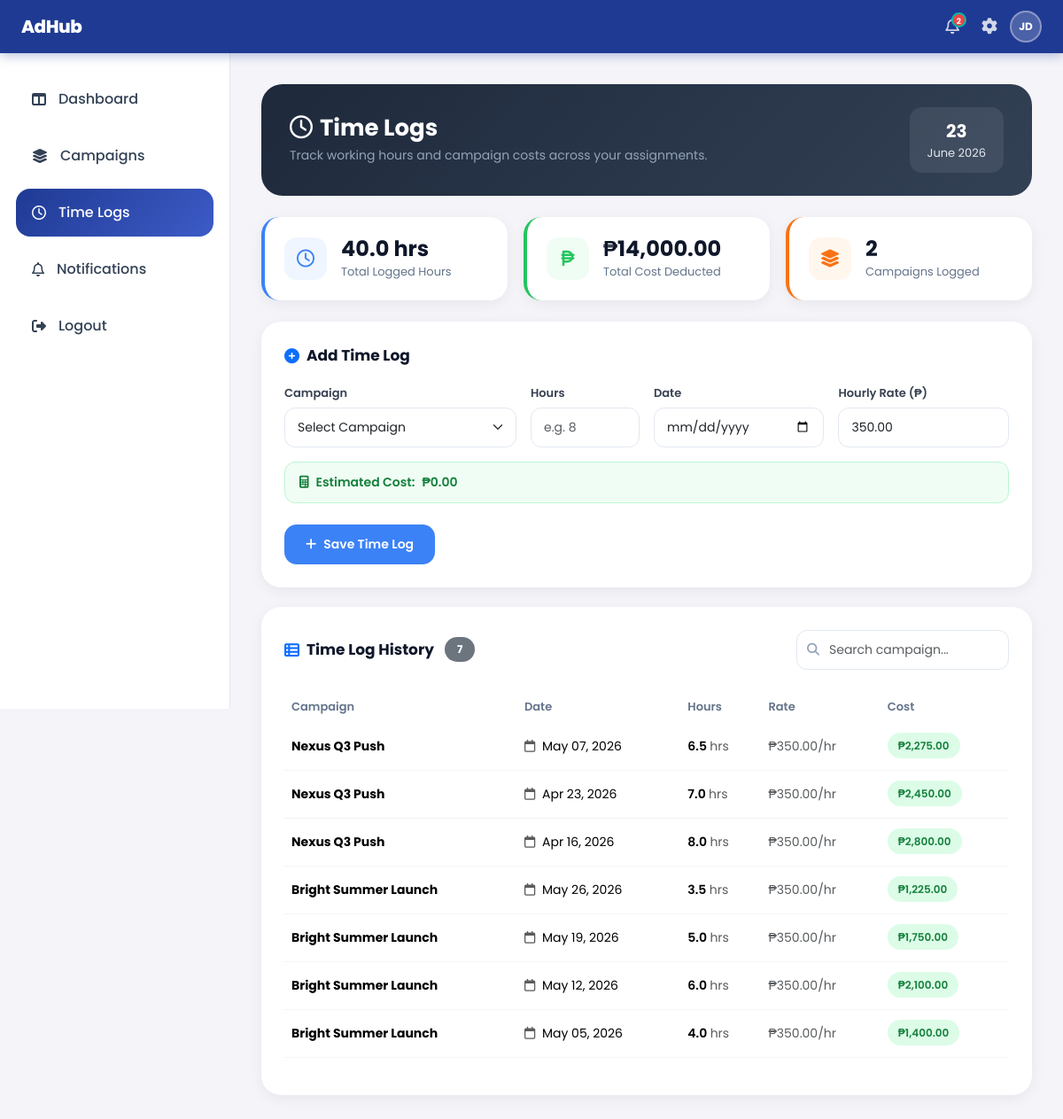
Screenshot of /admin/timelogs/time_logs.php (signed in) with the database file from the repository.
### tables this page shows
CREATE TABLE users (
    user_id     INT           AUTO_INCREMENT PRIMARY KEY,
    name        VARCHAR(100),
    email       VARCHAR(100)  UNIQUE,
    password    VARCHAR(255),
    role        ENUM('staff','client'),
    is_admin    BOOLEAN       DEFAULT FALSE,
    hourly_rate DECIMAL(10,2),
    profile_img VARCHAR(255)
);

CREATE TABLE time_logs (
    log_id      INT            AUTO_INCREMENT PRIMARY KEY,
    campaign_id INT,
    staff_id    INT,
    log_date    DATE,
    hours       DECIMAL(5,2),
    hourly_rate DECIMAL(10,2),
    cost        DECIMAL(10,2),
    FOREIGN KEY (campaign_id) REFERENCES campaigns(campaign_id) ON DELETE CASCADE,
    FOREIGN KEY (staff_id)    REFERENCES users(user_id)         ON DELETE CASCADE
);

CREATE TABLE campaigns (
    campaign_id       INT          AUTO_INCREMENT PRIMARY KEY,
    campaign_name     VARCHAR(100),
    description       TEXT,
    budget            DECIMAL(10,2),
    client_id         INT,
    assigned_staff_id INT,
    start_date        DATE,
    deadline          DATE,
    status            VARCHAR(50),
    FOREIGN KEY (client_id)         REFERENCES users(user_id) ON DELETE CASCADE,
    FOREIGN KEY (assigned_staff_id) REFERENCES users(user_id) ON DELETE SET NULL
);

### admin/timelogs/time_logs.php (the view, shortened to what this page needs)
<?php
include('../../includes/topbar.php');
$user_id = $_SESSION['user_id'];
$search = $_GET['search'] ?? '';
$logsQuery = mysqli_query($conn,"
    SELECT t.*, c.campaign_name
    FROM time_logs t
    LEFT JOIN campaigns c ON t.campaign_id = c.campaign_id
    WHERE t.staff_id = '$user_id'
    AND c.campaign_name LIKE '%$search%'
    ORDER BY t.log_id DESC
");
$stats = mysqli_fetch_assoc(mysqli_query($conn,"
    SELECT SUM(hours) as total_hours,
           SUM(cost)  as total_cost,
           COUNT(DISTINCT campaign_id) as total_campaigns
    FROM time_logs WHERE staff_id = '$user_id'
"));
$total_hours     = $stats['total_hours']     ?? 0;
$total_cost      = $stats['total_cost']      ?? 0;
$total_campaigns = $stats['total_campaigns'] ?? 0;
$default_rate = mysqli_fetch_assoc(mysqli_query($conn,"
    SELECT hourly_rate FROM users WHERE user_id = '$user_id'
"))['hourly_rate'] ?? 500;
?>
<!DOCTYPE html>
<html lang="en">
<head>
<link href="https://cdn.jsdelivr.net/npm/bootstrap@5.3.3/dist/css/bootstrap.min.css" rel="stylesheet">
<link rel="stylesheet" href="https://cdnjs.cloudflare.com/ajax/libs/font-awesome/6.5.1/css/all.min.css"/>
<link rel="stylesheet" href="/AdHub_V2/assets/css/style.css">
<link rel="stylesheet" href="/AdHub_V2/assets/css/dashboard.css">
</head>
<body>
<div class="sidebar">
    <div class="sidebar-menu">
        <a href="../dashboard/dashboard.php">
            <i class="fa-solid fa-table-columns"></i>
            Dashboard
        </a>
        <a href="../kanban/main_board.php">
            <i class="fa-solid fa-layer-group"></i>
            Campaigns
        </a>
        <a href="time_logs.php" class="active">
            <i class="fa-regular fa-clock"></i>
            Time Logs
        </a>
        <a href="../notifications/notifications.php">
            <i class="fa-regular fa-bell"></i>
            Notifications
        </a>
        <a href="../../auth/logout.php">
            <i class="fa-solid fa-right-from-bracket"></i>
            Logout
        </a>
    </div>
</div>
<div class="main-content">
    <div class="page-banner">
        <div>
            <h1><i class="fa-regular fa-clock me-2"></i>Time Logs</h1>
            <p>Track working hours and campaign costs across your assignments.</p>
        </div>
        <div style="
            background:rgba(255,255,255,0.08);
            border-radius:14px;
            padding:12px 20px;
            text-align:center;
            color:#e2e8f0;
            font-size:13px;
        ">
            <strong style="font-size:20px; color:white; display:block;">
                <?= date('d'); ?>
            </strong>
            <?= date('F Y'); ?>
        </div>
    </div>
    <div class="stats-grid">
        <div class="stat-card blue">
            <div class="stat-icon blue">
                <i class="fa-regular fa-clock"></i>
            </div>
            <div>
                <h2><?= number_format($total_hours, 1); ?> hrs</h2>
                <p>Total Logged Hours</p>
            </div>
        </div>
        <div class="stat-card green">
            <div class="stat-icon green">
                <i class="fa-solid fa-peso-sign"></i>
            </div>
            <div>
                <h2>₱<?= number_format($total_cost, 2); ?></h2>
                <p>Total Cost Deducted</p>
            </div>
        </div>
        <div class="stat-card orange">
            <div class="stat-icon orange">
                <i class="fa-solid fa-layer-group"></i>
            </div>
            <div>
                <h2><?= $total_campaigns; ?></h2>
                <p>Campaigns Logged</p>
            </div>
        </div>
    </div>
    <div class="dashboard-card">
        <div class="card-title">
            <i class="fa-solid fa-plus-circle text-primary"></i>
            Add Time Log
        </div>
        <form method="POST" id="logForm">
            <div class="row g-3">
                <div class="col-md-4">
                    <label class="form-label">Campaign</label>
                    <select name="campaign_id" class="form-select" required>
                        <option value="">Select Campaign</option>
                    </select>
                </div>
                <div class="col-md-2">
                    <label class="form-label">Hours</label>
                    <input type="number" step="0.5" min="0.5" max="24"
                           name="hours" id="hoursInput"
                           class="form-control" placeholder="e.g. 8"
                           oninput="updateCost()" required>
                </div>
                <div class="col-md-3">
                    <label class="form-label">Date</label>
                    <input type="date" name="log_date"
                           min="<?= date('Y-m-d'); ?>"
                           class="form-control" required>
                </div>
                <div class="col-md-3">
                    <label class="form-label">Hourly Rate (₱)</label>
                    <input type="number" step="0.01" min="1"
                           name="hourly_rate" id="rateInput"
                           class="form-control"
                           value="<?= $default_rate; ?>"
                           oninput="updateCost()" required>
                </div>
            </div>
            <div class="cost-preview mt-3 mb-4" id="costPreview">
                <i class="fa-solid fa-calculator"></i>
                Estimated Cost: <span id="costAmount">₱0.00</span>
            </div>
            <button type="submit" name="save_log" class="submit-btn">
                <i class="fa-solid fa-plus"></i>
                Save Time Log
            </button>
        </form>
    </div>
    <div class="dashboard-card">
        <div class="d-flex justify-content-between align-items-center mb-4 flex-wrap gap-3">
            <div class="card-title mb-0">
                <i class="fa-solid fa-table-list text-primary"></i>
                Time Log History
                <span class="badge bg-secondary ms-1" style="font-size:12px;">
                    <?= mysqli_num_rows($logsQuery); ?>
                </span>
            </div>
            <form method="GET">
                <div class="search-wrap">
                    <i class="fa-solid fa-magnifying-glass"></i>
                    <input type="text" name="search"
                           value="<?= htmlspecialchars($search); ?>"
                           class="form-control"
                           style="width:240px;"
                           placeholder="Search campaign...">
                </div>
            </form>
        </div>
        <div class="table-responsive">
            <?php if(mysqli_num_rows($logsQuery) > 0){ ?>
            <table class="table custom-table">
                <thead>
                    <tr>
                        <th>Campaign</th>
                        <th>Date</th>
                        <th>Hours</th>
                        <th>Rate</th>
                        <th>Cost</th>
                    </tr>
                </thead>
                <tbody>
                <?php while($log = mysqli_fetch_assoc($logsQuery)) { ?>
                    <tr>
                        <td>
                            <strong><?= htmlspecialchars($log['campaign_name']); ?></strong>
                        </td>
                        <td>
                            <i class="fa-regular fa-calendar me-1 text-muted"></i>
                            <?= date('M d, Y', strtotime($log['log_date'])); ?>
                        </td>
                        <td>
                            <span style="font-weight:600;">
                                <?= number_format($log['hours'], 1); ?>
                            </span>
                            <span class="text-muted">hrs</span>
                        </td>
                        <td class="text-muted">
                            ₱<?= number_format($log['hourly_rate'], 2); ?>/hr
                        </td>
                        <td>
                            <span class="cost-badge">
                                ₱<?= number_format($log['cost'], 2); ?>
                            </span>
                        </td>
                    </tr>
                <?php } ?>
                </tbody>
            </table>
            <?php } ?>
        </div>
    </div>
</div>
</body>
</html>

### assets/css/style.css (style rules this page uses)
* { margin: 0; padding: 0; }
:root { --primary:#1F3A93; --accent:#00B8A9; --bg:#F4F4F9; --text:#2E2E2E; }
body { font-family:'Poppins', sans-serif; background:var(--bg); color:var(--text); }

### assets/css/dashboard.css (style rules this page uses)
:root { --primary:#1F3A93; --primary-light:#3d5bc7; --accent:#00B8A9; --accent-dark:#009688; --bg:#F4F4F9; --text:#2E2E2E; --muted:#64748b; --card:#ffffff; --border:#e2e8f0; --topbar-h: 60px; }
* { margin:0; padding:0; box-sizing:border-box; }
body { font-family:'Poppins', sans-serif; background:var(--bg); color:var(--text); }
.sidebar { position:fixed; top: var(--topbar-h); left:0; width:260px; height: calc(100vh - var(--topbar-h)); background:white; border-right:1px solid var(--border); padding:25px 18px; overflow-y:auto; }
.sidebar-menu { display:flex; flex-direction:column; gap:10px; }
.sidebar-menu a { display:flex; align-items:center; gap:14px; padding:15px 18px; border-radius:16px; text-decoration:none; color:#334155; font-weight:500; transition:0.3s; }
.sidebar-menu a.active { background:linear-gradient( 135deg, var(--primary), var(--primary-light) ); color:white; }
.main-content { margin-left: 260px; padding: 35px 35px 35px; min-height: 100vh; }
.stats-grid { display:grid; grid-template-columns: repeat(auto-fit, minmax(240px,1fr)); gap:22px; margin-bottom:30px; }
.stat-card { background:white; border-radius:24px; padding:28px; display:flex; align-items:center; gap:18px; box-shadow: 0 6px 22px rgba(15,23,42,0.05); }
.stat-card h2 { font-size:34px; font-weight:700; color:var(--primary); margin-bottom:4px; }
.stat-card p { margin:0; color:var(--muted); }
.stat-icon { width:68px; height:68px; border-radius:20px; display:flex; align-items:center; justify-content:center; font-size:26px; color:white; }
.blue { background:#2563eb; }
.green { background:#10b981; }
.orange { background:#f59e0b; }
.dashboard-card { background:white; border-radius:24px; padding:28px; box-shadow: 0 6px 22px rgba(15,23,42,0.05); }
.custom-table th { border:none; color:var(--muted); font-size:14px; }
.custom-table td { vertical-align:middle; padding:16px 8px; }
.badge { padding:8px 14px; border-radius:50px; }

### includes/topbar.php (style rules this page uses)
*, *::before, *::after { box-sizing: border-box; }
:root { --tb-h: 60px; --accent: #1F3A93; --accent-dark: #162d7a; --accent-lite: #e8ecf8; --accent-mid: #c5cef0; --white: #ffffff; --text-1: #111827; --text-2: #4b5563; --text-3: #9ca3af; --border: #e5e7eb; --surface: #f9fafb; --danger: #dc2626; --danger-bg: #fef2f2; --danger-bd: #fecaca; --r: 10px; --r-lg: 14px; --drop-notif: 320px; --drop-set: 290px; --shadow: 0 8px 30px rgba(0,0,0,.12), 0 2px 8px rgba(0,0,0,.06); }

### rows the page displays
users: hourly_rate "350.00"
time_logs: campaign.campaign_name "Nexus Q3 Push", log_date "May 07, 2026", hours "6.5", hourly_rate "350.00", cost "2,275.00"
time_logs: campaign.campaign_name "Nexus Q3 Push", log_date "Apr 23, 2026", hours "7.0", hourly_rate "350.00", cost "2,450.00"
time_logs: campaign.campaign_name "Nexus Q3 Push", log_date "Apr 16, 2026", hours "8.0", hourly_rate "350.00", cost "2,800.00"
time_logs: campaign.campaign_name "Bright Summer Launch", log_date "May 26, 2026", hours "3.5", hourly_rate "350.00", cost "1,225.00"
time_logs: campaign.campaign_name "Bright Summer Launch", log_date "May 19, 2026", hours "5.0", hourly_rate "350.00", cost "1,750.00"
time_logs: campaign.campaign_name "Bright Summer Launch", log_date "May 12, 2026", hours "6.0", hourly_rate "350.00", cost "2,100.00"
time_logs: campaign.campaign_name "Bright Summer Launch", log_date "May 05, 2026", hours "4.0", hourly_rate "350.00", cost "1,400.00"

### other values shown
$unread_count "2"
$initials "JD"
$total_hours "40.0"
$total_cost "14,000.00"
$total_campaigns "2"
mysqli_num_rows($logsQuery) "7"
